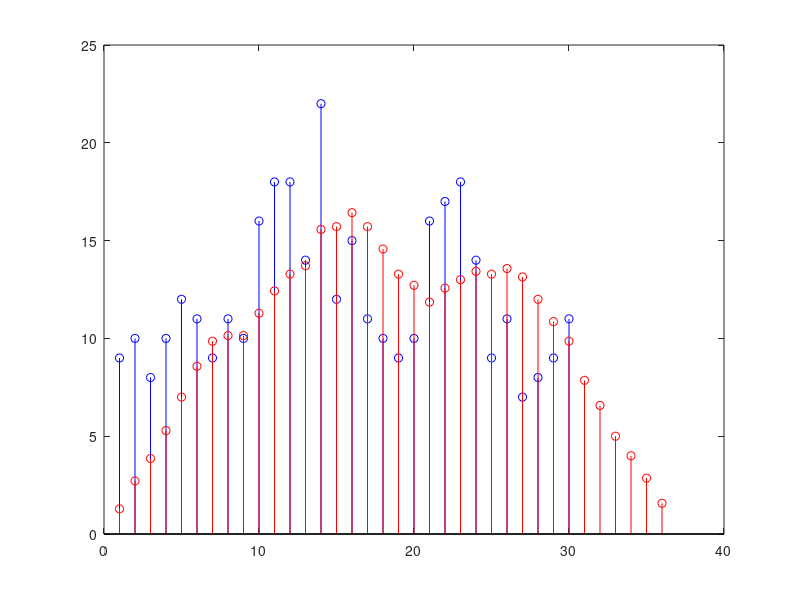

Source code (MATLAB): (Note: this script raises an error after producing the figure.)
% Example convolution

h = [1 2 1];
x = [2 1];

y = conv(x, h);
%%

x=[9 10 8 10 12 11 9 11 10 16 18 18 14 22 12 15 11 10 9 10 16 17 18 14 9 11 7 8 9 11];
h = [ ones(1, 7) ] / 7;

y = conv(x, h);

stem(x, "ob");
hold on;
stem(y, "or");
hold off;

%%
[signal, fs] = audioread("resources\train.wav");
lp=[-0.1110 0.1024 0.1372 0.1849 0.2238 0.2386 0.2238 0.1849 0.1372 0.1024 -0.1110];

y = conv(signal, lp);

% sound(y, fs);

plot(signal);
plot(y); % high frequency signals have been filtered out

%%
[chime,fs]=audioread('resources\chime.wav');

b=[-0.0380 -0.0409 -0.0270 0.0050 0.0517 0.1049 0.1543 0.1891 0.2017 ...
    0.1891 0.1543 0.1049 0.0517 0.0050 -0.0270 -0.0409 -0.0380];

y=conv(chime,b);
soundsc(y,fs);
avansfftplot(chime);
avansfftplot(y); % low-pass filter

